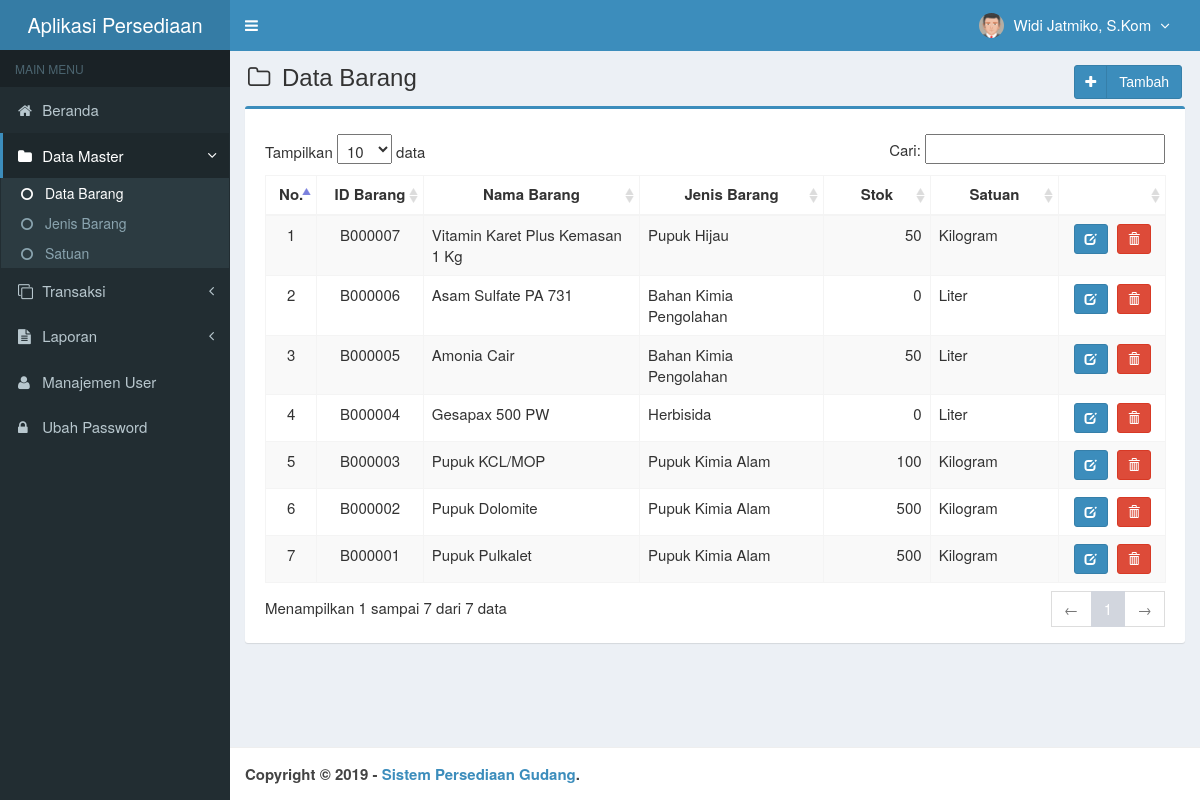
/main.php?module=barang (signed in), run on the app's committed database.
### tables this page shows
CREATE TABLE IF NOT EXISTS `is_users` (
`id_user` smallint(6) NOT NULL,
  `username` varchar(50) NOT NULL,
  `nama_user` varchar(50) NOT NULL,
  `password` varchar(50) NOT NULL,
  `email` varchar(50) DEFAULT NULL,
  `telepon` varchar(13) DEFAULT NULL,
  `foto` varchar(100) DEFAULT NULL,
  `hak_akses` enum('Super Admin','Manajer','Gudang') NOT NULL,
  `status` enum('aktif','blokir') NOT NULL DEFAULT 'aktif',
  `created_at` timestamp NOT NULL DEFAULT CURRENT_TIMESTAMP,
  `updated_at` timestamp NOT NULL DEFAULT CURRENT_TIMESTAMP ON UPDATE CURRENT_TIMESTAMP
);

CREATE TABLE IF NOT EXISTS `is_barang` (
  `id_barang` varchar(7) NOT NULL,
  `nama_barang` varchar(100) NOT NULL,
  `id_jenis` int(11) NOT NULL,
  `id_satuan` int(11) NOT NULL,
  `stok` int(11) NOT NULL DEFAULT '0',
  `created_user` smallint(6) NOT NULL,
  `created_date` timestamp NOT NULL DEFAULT CURRENT_TIMESTAMP,
  `updated_user` smallint(6) NOT NULL,
  `updated_date` timestamp NOT NULL DEFAULT CURRENT_TIMESTAMP ON UPDATE CURRENT_TIMESTAMP
);

CREATE TABLE IF NOT EXISTS `is_jenis_barang` (
`id_jenis` int(11) NOT NULL,
  `nama_jenis` varchar(50) NOT NULL,
  `created_user` smallint(6) NOT NULL,
  `created_date` timestamp NOT NULL DEFAULT CURRENT_TIMESTAMP,
  `updated_user` smallint(6) NOT NULL,
  `updated_date` timestamp NOT NULL DEFAULT CURRENT_TIMESTAMP ON UPDATE CURRENT_TIMESTAMP
);

CREATE TABLE IF NOT EXISTS `is_satuan` (
`id_satuan` int(11) NOT NULL,
  `nama_satuan` varchar(30) NOT NULL,
  `created_user` smallint(6) NOT NULL,
  `created_date` timestamp NOT NULL DEFAULT CURRENT_TIMESTAMP,
  `updated_user` smallint(6) NOT NULL,
  `updated_date` timestamp NOT NULL DEFAULT CURRENT_TIMESTAMP ON UPDATE CURRENT_TIMESTAMP
);

### modules/barang/view.php (the view, shortened to what this page needs)
<section class="content-header">
  <h1>
    <i class="fa fa-folder-o icon-title"></i> Data Barang
    <a class="btn btn-primary btn-social pull-right" href="?module=form_barang&form=add" title="Tambah Data" data-toggle="tooltip">
      <i class="fa fa-plus"></i> Tambah
    </a>
  </h1>
</section>
<section class="content">
  <div class="row">
    <div class="col-md-12">
      <div class="box box-primary">
        <div class="box-body">
          <table id="dataTables1" class="table table-bordered table-striped table-hover">
            <thead>
              <tr>
                <th class="center">No.</th>
                <th class="center">ID Barang</th>
                <th class="center">Nama Barang</th>
                <th class="center">Jenis Barang</th>
                <th class="center">Stok</th>
                <th class="center">Satuan</th>
                <th></th>
              </tr>
            </thead>
            <tbody>
            <?php
            $no = 1;
            $query = mysqli_query($mysqli, "SELECT a.id_barang,a.nama_barang,a.id_jenis,a.id_satuan,a.stok,b.id_jenis,b.nama_jenis,c.id_satuan,c.nama_satuan
                                            FROM is_barang as a INNER JOIN is_jenis_barang as b INNER JOIN is_satuan as c
                                            ON a.id_jenis=b.id_jenis AND a.id_satuan=c.id_satuan ORDER BY id_barang DESC")
                                            or die('Ada kesalahan pada query tampil Data Barang: '.mysqli_error($mysqli));
            while ($data = mysqli_fetch_assoc($query)) {
              echo "<tr>
                      <td width='30' class='center'>$no</td>
                      <td width='80' class='center'>$data[id_barang]</td>
                      <td width='180'>$data[nama_barang]</td>
                      <td width='150'>$data[nama_jenis]</td>
                      <td width='80' align='right'>$data[stok]</td>
                      <td width='100'>$data[nama_satuan]</td>
                      <td class='center' width='80'>
                        <div>
                          <a data-toggle='tooltip' data-placement='top' title='Ubah' style='margin-right:5px' class='btn btn-primary btn-sm' href='?module=form_barang&form=edit&id=$data[id_barang]'>
                              <i style='color:#fff' class='glyphicon glyphicon-edit'></i>
                          </a>";
            ?>
                          <a data-toggle="tooltip" data-placement="top" title="Hapus" class="btn btn-danger btn-sm" href="modules/barang/proses.php?act=delete&id=<?php echo $data['id_barang'];?>" onclick="return confirm('Anda yakin ingin menghapus barang <?php echo $data['nama_barang']; ?> ?');">
                              <i style="color:#fff" class="glyphicon glyphicon-trash"></i>
                          </a>
            <?php
              echo "    </div>
                      </td>
                    </tr>";
              $no++;
            }
            ?>
            </tbody>
          </table>
        </div>
      </div>
    </div>
  </div>
</section><!-- /.content

### top-menu.php (shortened to what this page needs)
<?php
require_once "config/database.php";
$query = mysqli_query($mysqli, "SELECT id_user, nama_user, foto, hak_akses FROM is_users WHERE id_user='$_SESSION[id_user]'")
                                or die('Ada kesalahan pada query tampil Manajemen User: '.mysqli_error($mysqli));
$data = mysqli_fetch_assoc($query);
?>
<li class="dropdown user user-menu">
  <a href="#" class="dropdown-toggle" data-toggle="dropdown">
  <?php
  if ($data['foto']=="") { ?>
    <img src="images/user/user-default.png" class="user-image" alt="User Image"/>
  <?php
  }
  else { ?>
    <img src="images/user/<?php echo $data['foto']; ?>" class="user-image" alt="User Image"/>
  <?php
  }
  ?>
    <span class="hidden-xs"><?php echo $data['nama_user']; ?> <i style="margin-left:5px" class="fa fa-angle-down"></i></span>
  </a>
</li>

### assets/css/style.css (style rules this page uses)
.btn-social *:first-child { border-right: 1px solid rgba(0, 0, 0, 0.1); bottom: 0; font-size: 1em !important; left: 0; line-height: 32px !important; position: absolute; text-align: center; top: 0; width: 32px !important; }
.content-header { padding: 15px 18px 0; position: relative; }
.center { text-align:center; }
.icon-title { margin-right: 5px; }
body { background-color: #fff; color: #333; font-size: 15px; line-height: 1.42857; }

### data on the page
is_users: foto (picture), nama_user "Widi Jatmiko, S.Kom"
is_barang: id_barang "B000007", nama_barang "Vitamin Karet Plus Kemasan 1 Kg", id_jenis.nama_jenis "Pupuk Hijau", stok "50", id_satuan.nama_satuan "Kilogram"
is_barang: id_barang "B000006", nama_barang "Asam Sulfate PA 731", id_jenis.nama_jenis "Bahan Kimia Pengolahan", stok "0", id_satuan.nama_satuan "Liter"
is_barang: id_barang "B000005", nama_barang "Amonia Cair", id_jenis.nama_jenis "Bahan Kimia Pengolahan", stok "50", id_satuan.nama_satuan "Liter"
is_barang: id_barang "B000004", nama_barang "Gesapax 500 PW", id_jenis.nama_jenis "Herbisida", stok "0", id_satuan.nama_satuan "Liter"
is_barang: id_barang "B000003", nama_barang "Pupuk KCL/MOP", id_jenis.nama_jenis "Pupuk Kimia Alam", stok "100", id_satuan.nama_satuan "Kilogram"
is_barang: id_barang "B000002", nama_barang "Pupuk Dolomite", id_jenis.nama_jenis "Pupuk Kimia Alam", stok "500", id_satuan.nama_satuan "Kilogram"
is_barang: id_barang "B000001", nama_barang "Pupuk Pulkalet", id_jenis.nama_jenis "Pupuk Kimia Alam", stok "500", id_satuan.nama_satuan "Kilogram"
